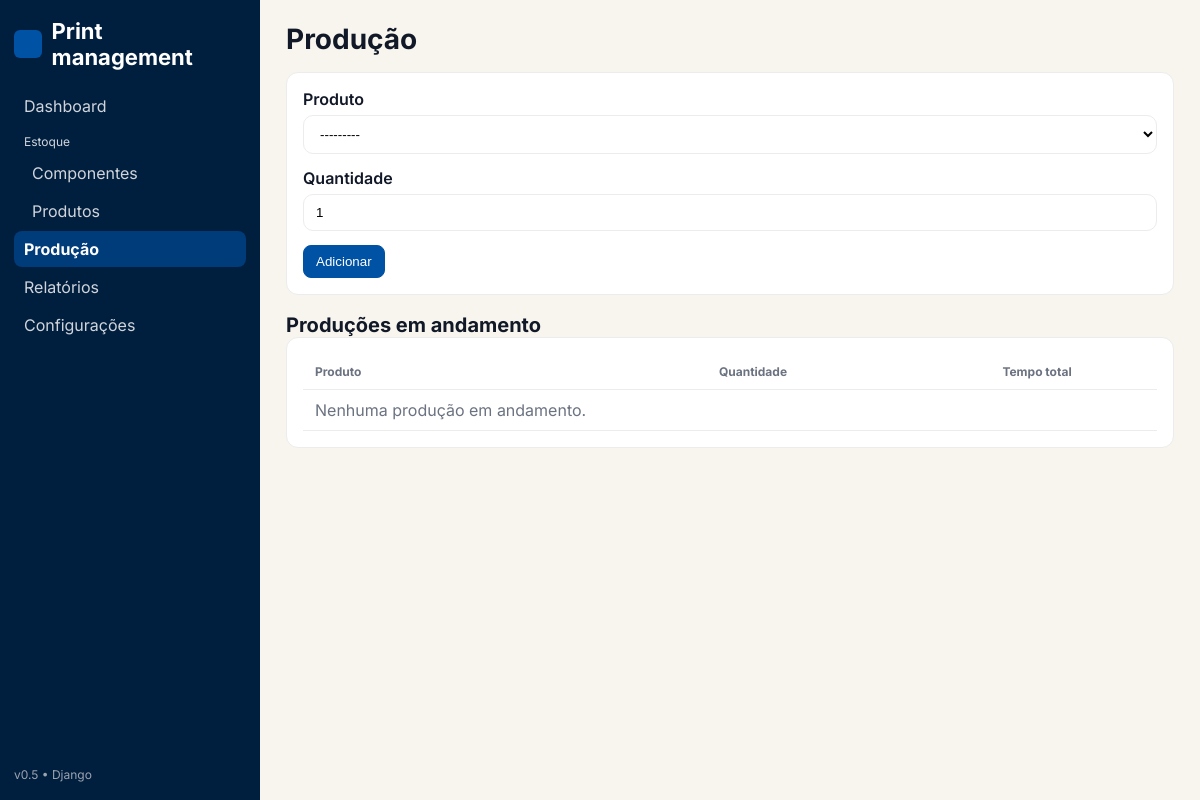
Before: /producao/ with the older database file.
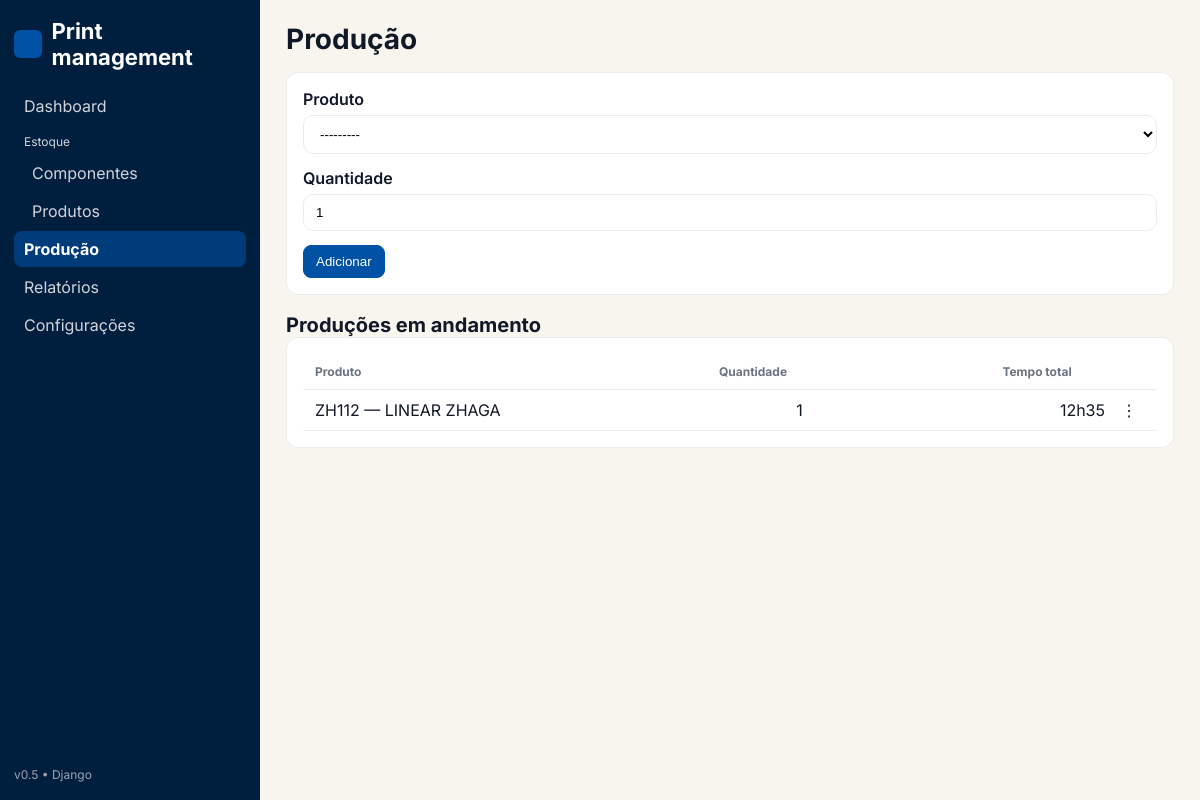
After: the same page with the newer database file.
### core/models.py (models this page shows, shortened)
class ProductionOrder(models.Model):
    STATUS_CHOICES = [
        ("open", "Aberta"),
        ("done", "Finalizada"),
        ("cancelled", "Cancelada"),
    ]
    product = models.ForeignKey(Product, on_delete=models.PROTECT, related_name="orders")
    quantity = models.PositiveIntegerField(default=1, validators=[MinValueValidator(1)])
    status = models.CharField(max_length=12, choices=STATUS_CHOICES, default="open")
    created_at = models.DateTimeField(auto_now_add=True)
    due_date = models.DateField(null=True, blank=True)
    notes = models.TextField(blank=True)
    class Meta:
        ordering = ["-created_at"]

class Product(models.Model):
    code = models.CharField("Código", max_length=32, unique=True)
    name = models.CharField("Nome", max_length=120)
    description = models.TextField("Descrição", blank=True)
    qty_on_hand = models.PositiveIntegerField("Qtd em estoque", default=0)
    created_at = models.DateTimeField(auto_now_add=True)
    updated_at = models.DateTimeField(auto_now=True)
    class Meta:
        ordering = ["code"]
    def __str__(self):
        return f"{self.code} - {self.name}"
    def bom_required_minutes(self, quantity: int) -> int:
        total = 0
        for item in self.bom_items.all():
            total += (item.component.print_time_min * item.quantity * quantity)
        return total

### core/views.py (the view)
# urls.py: path("producao/", v.producao, name="producao"),
def producao(request):
    form = ProductionOrderForm(request.POST or None)
    if request.method == "POST" and form.is_valid():
        form.save()
        messages.success(request, "Ordem de produção criada.")
        return redirect("producao")
    orders = []
    qs = ProductionOrder.objects.filter(status="open").select_related("product")
    for op in qs:
        total_min = op.product.bom_required_minutes(op.quantity)
        comps = []
        for item in op.product.bom_items.select_related("component"):
            req_qty = item.quantity * op.quantity
            time_total = item.component.print_time_min * req_qty
            cost_total = float(item.component.unit_cost) * req_qty
            comps.append(
                {
                    "component": item.component,
                    "required_qty": req_qty,
                    "time_total": minutes_to_hhmm(time_total),
                    "cost_total": cost_total,
                }
            )
        orders.append(
            {
                "obj": op,
                "total_time": minutes_to_hhmm(total_min),
                "components": comps,
            }
        )
    return render(request, "producao.html", {"form": form, "orders": orders})

### core/forms.py
class ProductionOrderForm(forms.ModelForm):
    class Meta:
        model = ProductionOrder
        fields = ['product', 'quantity', 'due_date', 'notes']

### core/models.py (called while the page is built)
def minutes_to_hhmm(total_minutes: int) -> str:
    if total_minutes is None:
        return "0h00"
    h, m = divmod(int(total_minutes), 60)
    return f"{h}h{m:02d}"

### templates/producao.html (shortened to what this page needs)
{% extends "base.html" %}
{% block content %}
<div class="page-header"><div class="page-title">Produção</div></div>
<form method="post" class="block form">
  <div class="field"><label for="{{ form.product.id_for_label }}">Produto</label>{{ form.product }}</div>
  <div class="field"><label for="{{ form.quantity.id_for_label }}">Quantidade</label>{{ form.quantity }}</div>
  <div class="form-actions">
    <button class="btn btn-primary" type="submit">Adicionar</button>
  </div>
</form>
<div class="page-title" style="font-size:20px;margin-top:18px">Produções em andamento</div>
<div class="block">
  <table>
    <thead>
      <tr>
        <th>Produto</th>
        <th class="right">Quantidade</th>
        <th class="right">Tempo total</th>
        <th></th>
      </tr>
    </thead>
    <tbody>
    {% if orders %}
      {% for o in orders %}
        <tr>
          <td colspan="4">
            <div style="display:flex;justify-content:space-between;align-items:flex-start;gap:8px;">
              <details style="flex:1;">
                <summary style="display:flex;justify-content:space-between;">
                  <span>{{ o.obj.product.code }} — {{ o.obj.product.name }}</span>
                  <span class="right" style="min-width:80px;text-align:right;">{{ o.obj.quantity }}</span>
                  <span class="right" style="min-width:80px;text-align:right;">{{ o.total_time }}</span>
                </summary>
              </details>
              <div class="action-menu">
                <span>⋮</span>
              </div>
            </div>
          </td>
        </tr>
      {% endfor %}
    {% else %}
      <tr><td colspan="4" class="muted">Nenhuma produção em andamento.</td></tr>
    {% endif %}
    </tbody>
  </table>
</div>
{% endblock %}

Changed rows visible on the page:
added ProductionOrder: obj.product.code "ZH112", obj.product.name "LINEAR ZHAGA", obj.quantity "1", total_time "12h35"
Other visible differences:
text no longer shown: "Nenhuma produção em andamento."
